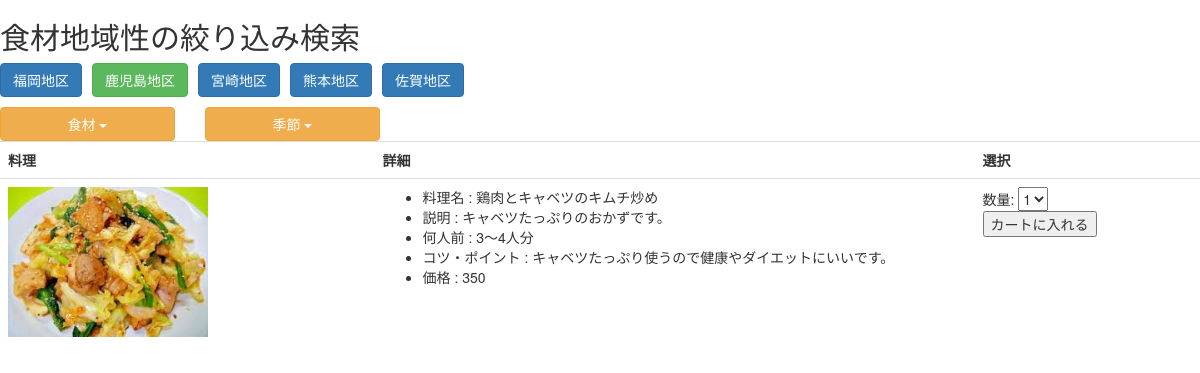
The page /local_search.php?a=2&b=1&c=0 on the database its author committed.
### tables this page shows
CREATE TABLE IF NOT EXISTS `tb_local` (
  `lid` bigint(20) unsigned NOT NULL AUTO_INCREMENT,
  `lname` varchar(128) NOT NULL,
  `feature` text NOT NULL,
  `zipcode` varchar(32) NOT NULL,
  UNIQUE KEY `lid` (`lid`)
);

CREATE TABLE IF NOT EXISTS `recipes` (
  `id` varchar(40) NOT NULL,
  `user_id` varchar(40) NOT NULL,
  `title` varchar(255) DEFAULT NULL,
  `price` int(11) NOT NULL,
  `description` varchar(255) DEFAULT NULL,
  `serving_for` varchar(255) DEFAULT NULL,
  `advice` varchar(255) DEFAULT NULL,
  `history` varchar(255) DEFAULT NULL,
  `publish_at` date NOT NULL,
  PRIMARY KEY (`id`)
);

### local_search.php (the view, shortened to what this page needs)
<?php
include('page_header.php');
require_once('db_inc.php');
$a = 1;
if (isset($_GET['a'])){
	$a=$_GET['a'];
}
$b = 1;
if (isset($_GET['b'])){
	$b=$_GET['b'];
}
$menu1 = array(1=>'食材', 2=>'レシピ');
$c = 0;
if (isset($_GET['c'])){
	$c=$_GET['c'];
}
$menu2 = array('季節', '春', '夏', '秋', '冬');
echo "<h2>食材地域性の絞り込み検索</h2>";
$where = 'WHERE 1';
$sql = "SELECT * FROM tb_local " . $where;
$rs = mysql_query($sql, $conn);
$row = mysql_fetch_array($rs) ;
echo '<ul class="list-inline">';
while ($row) {
	$class = 'primary';
	if ($a==$row['lid']){
	 	$class='success';
	}
	$id = $row['lid'];
 echo '<li><a class="btn btn-'.$class.'" href="local_search.php?a='.$id. '&b='.$b.'&c='.$c.'">' . $row['lname']. '</a></li>';
 $row = mysql_fetch_array($rs) ;
}
echo '</ul>';
?>
<div class="row">
<div class="col-sm-2">
 <div class="dropdown">
  <button class="btn btn-warning dropdown-toggle btn-block" type="button" data-toggle="dropdown">
  <?=$menu1[$b]?>
  <span class="caret"></span></button>
</div>
</div>
<div class="col-sm-2">
 <div class="dropdown">
  <button class="btn btn-warning dropdown-toggle btn-block" type="button" data-toggle="dropdown">
   <?=$menu2[$c]?>
  <span class="caret"></span></button>
</div>
</div>
</div>
<?php
$sql = "select distinct r.* from recipes r, tb_recipes p, tb_foodstuffs f " .
    "where r.id=p.rid and p.fid=f.fid and f.lid=" . $a;
$rs = mysql_query($sql, $conn);
$row= mysql_fetch_array($rs);
echo '<table class="table table-hover">';
echo '<tr><th>料理</th><th>詳細</th><th>選択</th></tr>';
while ($row) {
  $id = $row['id'];
  $image = '<img src="images/' .$id . '.jpg" height="150">';
  echo '<tr>';
  echo '<td>' . $image.'</td>';
  echo '<td width="50%">';
  echo '<ul>';
  $items = array('title'=>'料理名','description'=>'説明','serving_for'=>'何人前','advice'=>'コツ・ポイント','price'=>'価格');
  foreach ( $items as $key=>$value){
    echo '<li>'. $value .' : '. $row[$key] . '</li>';
  }
  echo '</ul>';
  echo '</td>';
  echo '<td>';
  echo '<form action="cart.php" method="post">';
  echo '数量: <select name="qty">';
  for ($i=1; $i<6; $i++){
    echo '<option value="'. $i .'">' . $i ;
  }
  echo '</select><br>';
  echo '<input type="submit" value="カートに入れる">';
  echo '</form>';
  echo '</td>';
  echo '</tr>';
  $row = mysql_fetch_array($rs) ;
}
include('page_footer.php');
?>

### rows shown on the page
tb_local: lname "福岡地区"
tb_local: lname "鹿児島地区"
tb_local: lname "宮崎地区"
tb_local: lname "熊本地区"
tb_local: lname "佐賀地区"
recipes: id (picture), value "料理名", title "鶏肉とキャベツのキムチ炒め", value "説明", description "キャベツたっぷりのおかずです。", value "何人前", serving_for "3～4人分", value "コツ・ポイント", advice "キャベツたっぷり使うので健康やダイエットにいいです。", value "価格", price "350"

### other values the page prints
$menu1[$b] "食材"
$menu2[$c] "季節"
form field qty "1"
